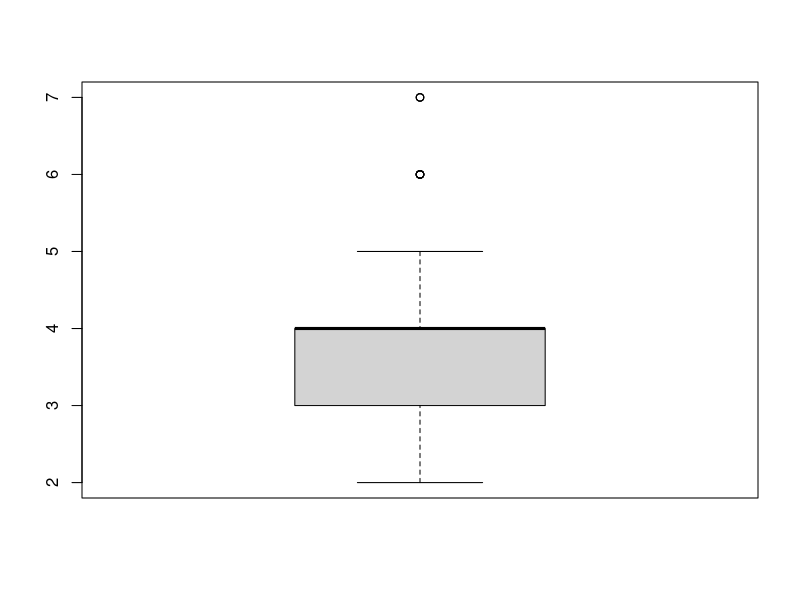
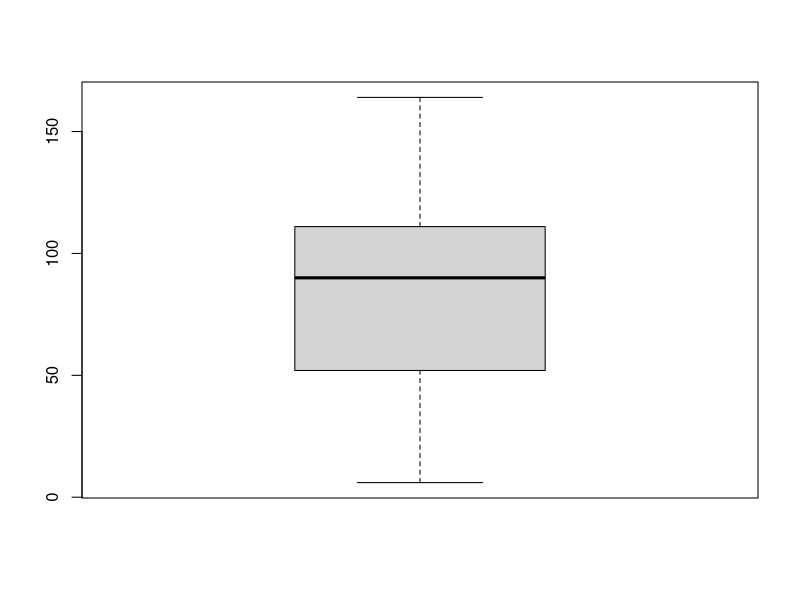
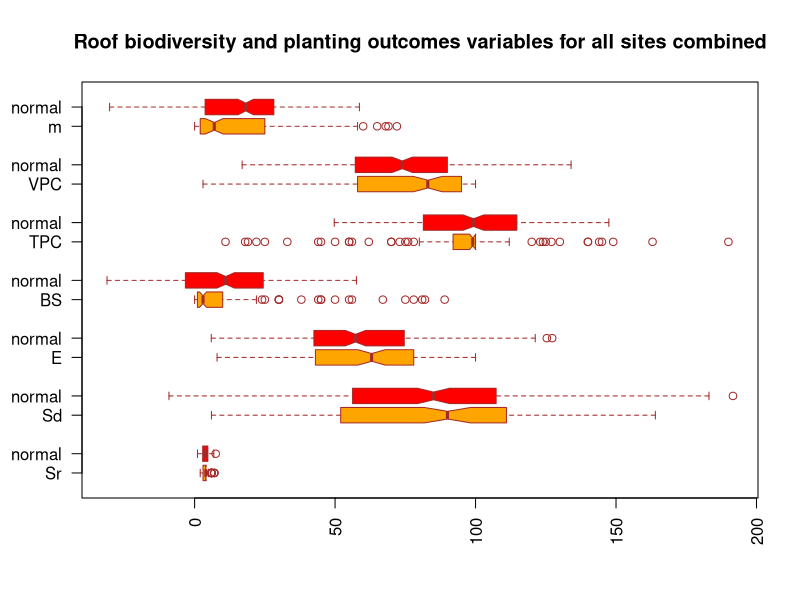

The R source for these figures, in order: (Note: this script raises an error after producing the figures.)
codebook <- read.csv("green_roof_plants_codebook.csv")
data <- read.csv("green_roof_plants_data.csv")
data <- data.frame(data)
attach(data)
#Use a table and boxplots to describe the roof biodiversity
#and planting outcomes variables for all sites combined
#(i.e. not grouped by year, climate type, or other variables), 
#considering measures of center and spread.

boxplot(species_richness)
quantile(species_richness, probs = c(0, 0.25, 0.50, 0.75, 1))
boxplot(shannon_diversity)
quantile(shannon_diversity)

#roof biodiversity variables
species_richness_norm <- rnorm(200, mean=mean(species_richness, na.rm = TRUE), sd = sd(species_richness, na.rm = TRUE))
shannon_diversity_norm <- rnorm(200, mean=mean(shannon_diversity, na.rm = TRUE), sd = sd(shannon_diversity, na.rm = TRUE))
evenness_norm <- rnorm(200, mean = mean(evenness, na.rm = TRUE), sd = sd(evenness, na.rm = TRUE))
#planting outcomes variables
bare_substrate_norm <- rnorm(200, mean = mean(bare_substrate, na.rm = TRUE), sd = sd(bare_substrate, na.rm = TRUE))
total_plant_cover_norm <- rnorm(200, mean = mean(total_plant_cover, na.rm = TRUE), sd = sd(total_plant_cover, na.rm = TRUE))
vascular_plant_cover_norm <- rnorm(200, mean = mean(vascular_plant_cover, na.rm = TRUE), sd = sd(vascular_plant_cover, na.rm = TRUE))
moss_norm <- rnorm(200, mean = mean(moss, na.rm = TRUE), sd = sd(moss, na.rm = TRUE))

boxplot(species_richness, species_richness_norm, shannon_diversity, shannon_diversity_norm, evenness, evenness_norm,
        bare_substrate, bare_substrate_norm, total_plant_cover, total_plant_cover_norm, vascular_plant_cover,
        vascular_plant_cover_norm, moss, moss_norm,
        main = "Roof biodiversity and planting outcomes variables for all sites combined", 
        at = c(1,2,4,5,7,8,10,11,13,14,16,17,19,20), 
        names = c("Sr", "normal", "Sd", "normal", "E", "normal", "BS", "normal",
                  "TPC", "normal", "VPC", "normal", "m", "normal"), 
        las = 2,
        col = c("orange", "red"),
        border = "brown",
        horizontal = TRUE,
        notch = TRUE)
legend("topright", c("Species richness(SR)", "Shannon Diversity (SD)", 
                     "Evenness (E)", "Bare Substrate (BS)", 
                     "Total Plant Cover (TPC)", "Vascular plant cover (VPC)", "moss (Moss)"),
                      border = "black", fill = c("orange"),
                      c("Normal"),
                      border = "black",
                      fill = c("red"))
legend("rightbottom", c("Normal, Normal distribution with the same mean and standard deviation"),
       border = "black", fill = c("red"))


#How do measurements of planting outcomes differ between years? 
#Note: due to data collection challenges, the specific plots cannot be assumed to be the same across years.

#In order to compare in one boxplot, i reshape the data and extract data per year per variable

bs_2016 <- bare_substrate[year == 2016] #bs is bare_substrate
bs_2017 <- bare_substrate[year == 2017]
tpc_2016 <- total_plant_cover[year == 2016] #tpc is total plant cover
tpc_2017 <- total_plant_cover[year == 2017]
vpc_2016 <- vascular_plant_cover[year == 2016] #vpc is vascular plant cover
vpc_2017 <- vascular_plant_cover[year == 2017]
moss_2016 <- moss[year == 2016]
moss_2017 <- moss[year == 2017]

boxplot(bs_2016, bs_2017, tpc_2016, tpc_2017, vpc_2016, vpc_2017, moss_2016, moss_2017,
        main = "Planting outcome variables for each year",
        at = c(1,2,4,5,7,8,10,11),
        names = c("BS 2016", "Bs 2017", 
                  "TPC 2016", "TPC 2017",
                  "VPC 2016", "VPC 2017",
                  "Moss 2016", "Moss 2017"),
        xlab = "year",
        col = c("orange", "orange", "red", "red", "blue", "blue", "green", "green"),
        border = "black")
legend("topright", c("Bare Substrate (BS)", "Total Plant Cover (TPC)", 
                     "Vascular plant cover (VPC)", "Moss (Moss)"),
       border = "black",
       fill = c("orange", "red", "blue", "green"))

boxplot(bare_substrate~year,
        data=data,
        main = "bare_substrate for each year",
        xlab = "Year",
        ylab = "Percenßtage of Bare substrate",
        col = "orange",
        border = "brown")

boxplot(bare_substrate~year, total_plant_cover~year, vascular_plant_cover~year, moss~year,
         main = "Planting outcome variables for each year",
         at = c(1,2,3,4),
         names = c("Bare substrate (%)", "Total plant cover (%)",
                   "Vascular plant cover (%)", "Moss cover ('%)",),
         xlab = "Year",
         col = c("orange", "red"),
         border = "black",
         fill = c("red")
         )





#normality
shapiro.test(data$total_plant_cover[data$year == 2016])
shapiro.test(data$total_plant_cover[data$year == 2017])
#Q-Q plot
qqnorm(data$total_plant_cover[year == 2016], main = 'qq plot normality total plant cover 2016', col = 'blue')
qqline(data$total_plant_cover[year == 2016], col = 'red')
qqnorm(data$total_plant_cover[year == 2017], main = 'qq plot normality total plant cover 2017', col = 'blue')
qqline(data$total_plant_cover[year == 2017], col = 'red')

#Wilcoxn signed rank
length(total_plant_cover[year == 2016])
length(total_plant_cover[year == 2017])
tpc_2016 <- na.omit(total_plant_cover[year == 2016])
tpc_2017 <- na.omit(total_plant_cover[year == 2017])
min_length <- min(length(tpc_2016), length(tpc_2017))
tpc_2016 <- tpc_2016[1:min_length]
tpc_2017 <- tpc_2017[1:min_length]
paired_wilcox <- wilcox.test(tpc_2017, tpc_2016, mu = 0, var.equal = TRUE, paired = FALSE, alternative = "two.sided" )
paired_wilcox

#normality
shapiro.test(data$vascular_plant_cover[data$year == 2016])
shapiro.test(data$vascular_plant_cover[data$year == 2017])

#Q-Q plot
qqnorm(data$vascular_plant_cover[year == 2016], main = 'qq plot normality vascular plant cover 2016', col = 'blue')
qqline(data$vascular_plant_cover[year == 2016], col = 'red')
qqnorm(data$vascular_plant_cover[year == 2017], main = 'qq plot normality vascular plant cover 2017', col = 'blue')
qqline(data$vascular_plant_cover[year == 2017], col = 'red')

#wilcoxon signed rank
length(vascular_plant_cover[year == 2016])
length(vascular_plant_cover[year == 2017])
vpc_2016 <- na.omit(vascular_plant_cover[year == 2016])
vpc_2017 <- na.omit(vascular_plant_cover[year == 2017])
min_length <- min(length(vpc_2016), length(vpc_2017))
vpc_2016 <- vpc_2016[1:min_length]
vpc_2017 <- vpc_2017[1:min_length]
paired_wilcox <- wilcox.test(vpc_2017, vpc_2016, mu = 0, var.equal = TRUE, paired = FALSE, alternative = "two.sided")
paired_wilcox

#Normality
shapiro.test(data$moss[data$year == 2016])
shapiro.test(data$moss[data$year == 2017])

#Q-Q plot
qqnorm(data$moss[year == 2016], main = 'qq plot normality moss 2016', col = 'blue')
qqline(data$moss[year == 2016], col = 'red')
qqnorm(data$moss[year == 2017], main = 'qq plot normality moss 2017', col = 'blue')
qqline(data$moss[year == 2017], col = 'red')

#Wilcoxon signed rank 
length(moss[year == 2016])
length(moss[year == 2017])
moss_2016 <- na.omit(moss[year == 2016])
moss_2017 <- na.omit(moss[year == 2017])
min_length <- min(length(moss_2016), length(moss_2017))
moss_2016 <- moss_2016[1:min_length]
moss_2017 <- moss_2017[1:min_length]
paired_wilcox <- wilcox.test(moss_2017, moss_2016, mu = 0, var.equal = TRUE, paired = FALSE, alternative = "two.sided")
paired_wilcox


#How do measurements of roof biodiversity differ across both climate types (variable koppen_climate) and years?
bartlett.test(species_richness ~ interaction(koppen_climate, year), data = data)
year_factor <- as.factor(data$year)
koppen_factor <- as.factor(data$koppen_climate)
two.anova <- aov(species_richness ~koppen_factor * year_factor, data = data)
summary(two.anova)
ggline(data, x = "Koppen_climate", y = "species_richness", color = 'year', add = c("mean_se", "dotplot"),
       palette = c("green", "yellow"), ylab = "species richness", xlab = "climate type")
TukeyHSD(two.anova, conf.level = .95)
plot(TukeyHSD(two.anova, conf.level = .95), las = 2)

bartlett.test(shannon_diversity ~ interaction(koppen_climate, year), data = data)
two.anova <- aov(shannon_diversity ~ koppen_climate * year, data = data)
summary(two.anova)
residual <- residuals(two.anova)
shapiro.test(residual)
friedman.test(shannon_diversity ~ koppen_factor | year_factor, data = data)

bartlett.test(evenness ~ interaction(koppen_climate, year), data = data)
two.anova <- aov(evenness ~ koppen_climate * year, data = data)
summary(two.anova)
residual <- residuals(two.anova)
shapiro.test(residual)
